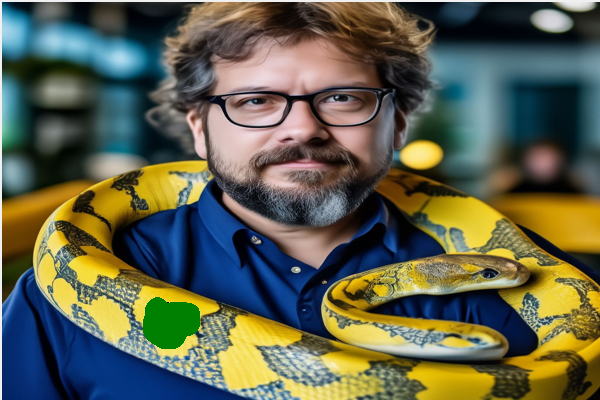
#> input picture M7/Z3/1.png, 600 x 400 px; its folder holds only this picture in this run
$ python -i Paint.py   (imports and definitions only)   (older library calls are emulated)
#> lines starting #> are read from the running program, lines starting #| are printed output that depends on the picture
from tkinter import *
from tkinter import filedialog

from PIL import ImageTk, Image  # +++

canvas_width = 700
canvas_height = 500
brush_size = 3
color = "black"


# [8 lines left out: function save, not called in this run]


# +++ vvvvvvvvvvvvvvvvvvvvvvvvvvvvvvvvvvvvvvvvvvvvvvvvvvvvvvvvvvvvvvvvvvvvvv
def make_square(im, min_size=256, fill_color=(112, 112, 112)):
    x, y = im.size
    size = max(min_size, x, y)
    new_im = Image.new("RGBA", (size, size), (255, 255, 255, 255))
    new_im.paste(im, (int((size - x) / 2), int((size - y) / 2)))
    return new_im


def load():
    global canvas_obj, tkimage, selectedImage
    #    fl = filedialog.askopenfile(filetypes=[("PNG", ".png"), ("JPG", ".jpg")])
    # ??? TclError: image "<_io.TextIOWrapper name='D:/_Qt/__Qt/lena.jpg' mode='r' encoding='cp1251'>"
    #  doesn't exi
    #    w.create_image(canvas_width, canvas_height, image=fl, anchor=NW)

    pathToImage = filedialog.askopenfilename(
        filetypes=[
            ("PNG Files", "*.png"),
            ("JPG Files", "*.jpg"),
            ("JPEG Files", "*.jpeg"),
        ]
    )
#> the answer given: 1.png

    if not pathToImage:
        return

    image = Image.open(str(pathToImage))
#> image is the input picture: PIL image 600x400 RGB; mean R, G, B 94.7, 97.3, 77.3
    w, h = image.size
#> w = 600; h = 400
    if w > 650:
        k = w / 650
        _w = int(w / k)
        _h = int(h / k)
        image = image.resize((_w, _h), Image.ANTIALIAS)
    w, h = image.size
    if h > 450:
        k = h / 450
        _w = int(w / k)
        _h = int(h / k)
        image = image.resize((_w, _h), Image.ANTIALIAS)
    tkimage = image

    image = make_square(im=image)
#> in make_square, `new_im = Image.new("RGBA", (size, size), (255, 255, 255, 255))`: new_im: PIL image 600x600 RGBA; every value is 255
#> in make_square, `new_im.paste(im, (int((size - x) / 2), int((size - y) / 2)))`:
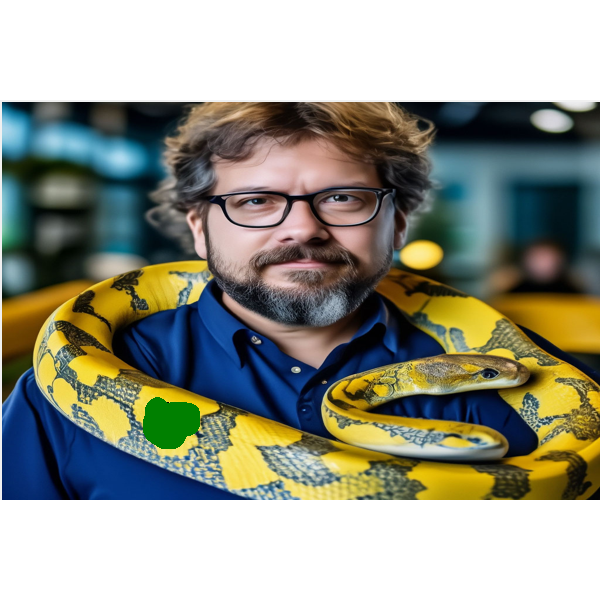
#> new_im: PIL image 600x600 RGBA; mean R, G, B, A 148.2, 149.8, 136.5, 255
    w, h = image.size
#> h = 600
    if w > 700:
        k = w / 700
        _w = int(w / k)
        _h = int(h / k)
        image = image.resize((_w, _h), Image.ANTIALIAS)
    w, h = image.size
    if h > 500:
        k = h / 500
#> k = 1.2
        _w = int(w / k)
        _h = int(h / k)
        image = image.resize((_w, _h), Image.ANTIALIAS)
#> image: PIL image 500x500 RGBA
    w, h = image.size
#> w = 500; h = 500

    selectedImage = ImageTk.PhotoImage(image=image)
#> (the run stopped early here; a loop or call above may not have finished)

$ run again, on M7/Z3/2.png
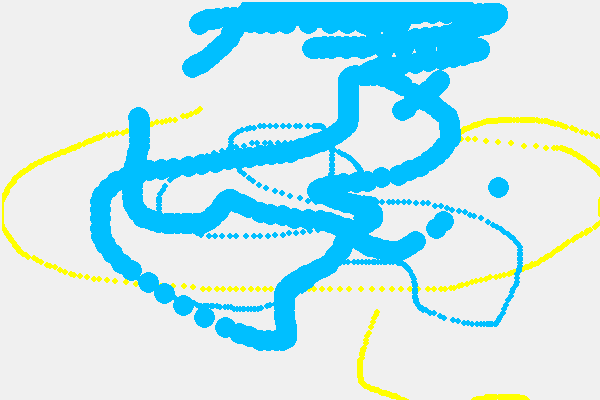
#> input picture M7/Z3/2.png, 600 x 400 px
#> in load, image is the input picture: PIL image 600x400 RGB; mean R, G, B 190, 230.1, 237.6
#> in make_square, `new_im.paste(im, (int((size - x) / 2), int((size - y) / 2)))`:
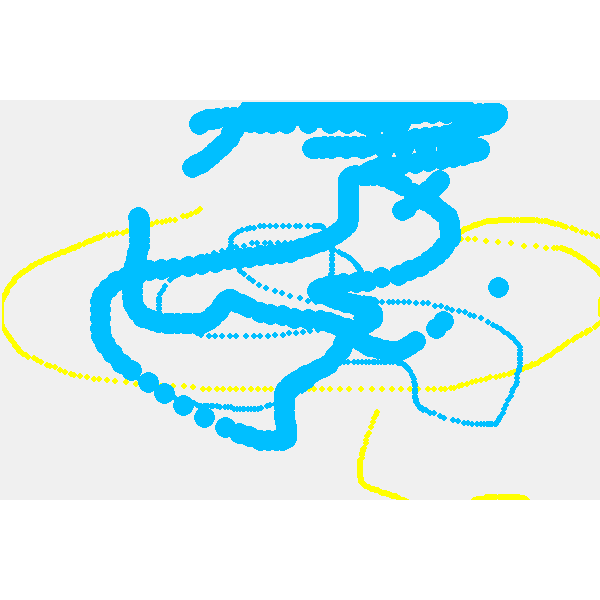
#> new_im: PIL image 600x600 RGBA; mean R, G, B, A 211.6, 238.4, 243.4, 255
#> in load, `image = image.resize((_w, _h), Image.ANTIALIAS)`:
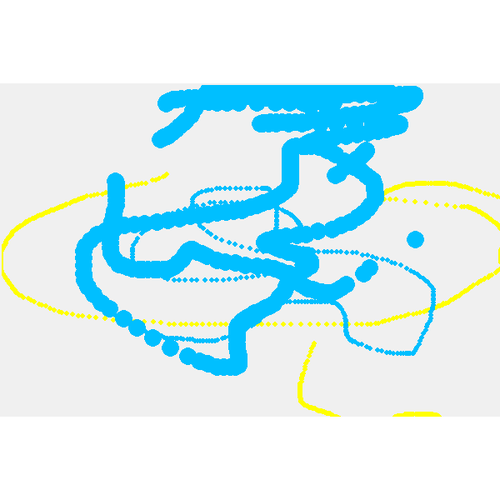
#> image: PIL image 500x500 RGBA; mean R, G, B, A 211.9, 238.4, 243.5, 255
